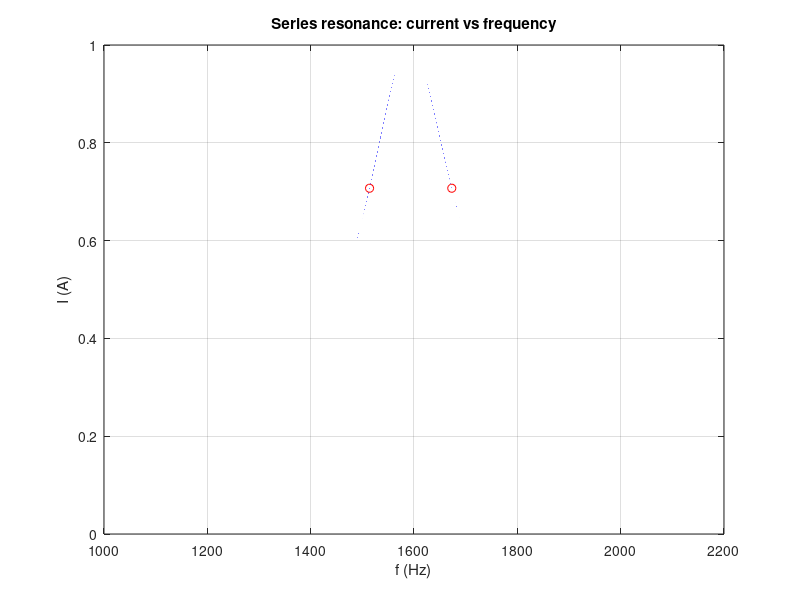

Source code (MATLAB):
# Series RLC resonance - current vs frequency, Q and bandwidth from the half-power points
# f0 where I is maximum and X = 0; verify I(f1)=I(f2)=Imax/sqrt(2) numerically.

R = 10;        % ohm
L = 10e-3;     % H
C = 1e-6;      % F
V = 10;        % V rms

f0 = 1/(2*pi*sqrt(L*C));
Q_formula = (1/R)*sqrt(L/C);      % Q = (1/R)sqrt(L/C)
BW_formula = f0/Q_formula;

% table at the frequencies used in the record
f = [1000 1200 1400 1513.960 1591.549 1673.115 1800 2000 2200];
w = 2*pi*f;
XL = w*L;                          % w = 2*pi*f, keep forgetting this
XC = 1./(w*C);
Z  = sqrt(R^2 + (XL-XC).^2);
I  = V ./ Z;

printf("   f(Hz)    XL      XC      |Z|      I(A)\n");
for k = 1:length(f)
  printf("  %8.2f  %6.2f  %6.2f  %6.3f  %7.5f\n", f(k), XL(k), XC(k), Z(k), I(k));
end

Imax = V/R;
printf("\nf0 = %.4f Hz, Imax = %.4f A (Z = R = %d ohm at resonance)\n", f0, Imax, R);

% locate the half-power points on a fine sweep and read off f1, f2
ff = linspace(1000, 2200, 1200001);
Ig = V ./ sqrt(R^2 + (2*pi*ff*L - 1./(2*pi*ff*C)).^2);
half = Imax/sqrt(2);
below = ff(Ig >= half);
f1 = below(1); f2 = below(end);
BW = f2 - f1;
Qm = f0/BW;

printf("Half-power level = Imax/sqrt(2) = %.5f A\n", half);
printf("f1 = %.2f Hz, f2 = %.2f Hz  ->  I(f1)/Imax = %.5f, I(f2)/Imax = %.5f\n", ...
        f1, f2, interp1(ff,Ig,f1)/Imax, interp1(ff,Ig,f2)/Imax);
printf("BW = f2 - f1 = %.4f Hz\n", BW);
printf("Q from f0/BW      = %.4f\n", Qm);
printf("Q from (1/R)sqrt(L/C) = %.4f\n", Q_formula);

plot(ff, Ig, "-", [f1 f2], [half half], "ro");
xlabel("f (Hz)"); ylabel("I (A)");
title("Series resonance: current vs frequency"); grid on;
